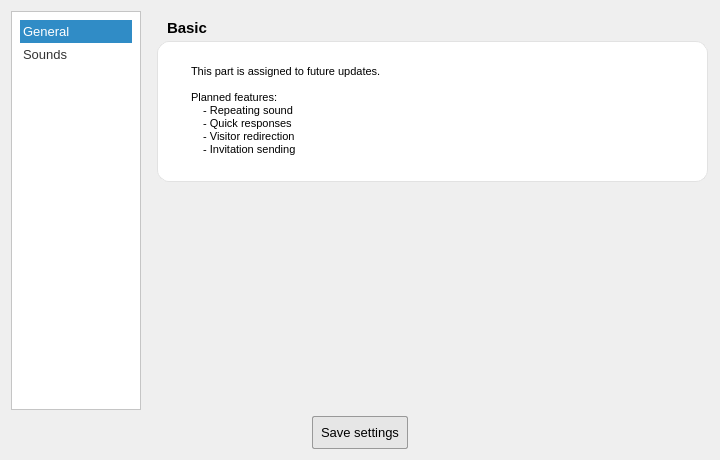
<?xml version="1.0" encoding="UTF-8"?>
<ui version="4.0">
 <class>SettingsWindow</class>
 <widget class="QWidget" name="SettingsWindow">
  <property name="geometry">
   <rect>
    <x>0</x>
    <y>0</y>
    <width>720</width>
    <height>460</height>
   </rect>
  </property>
  <property name="windowTitle">
   <string>Form</string>
  </property>
  <property name="windowIcon">
   <iconset resource="Images.qrc">
    <normaloff>:/Images/Settings/settings32.png</normaloff>:/Images/Settings/settings32.png</iconset>
  </property>
  <property name="styleSheet">
   <string notr="true">#frame{
    background-color: white;
    border-style: solid;
    border-width: 1px;
    border-color: #e2e2e2;
	border-radius: 12px;
}</string>
  </property>
  <layout class="QGridLayout" name="gridLayout_2">
   <item row="1" column="0">
    <layout class="QHBoxLayout" name="horizontalLayout">
     <item>
      <spacer name="horizontalSpacer">
       <property name="orientation">
        <enum>Qt::Horizontal</enum>
       </property>
       <property name="sizeHint" stdset="0">
        <size>
         <width>60</width>
         <height>20</height>
        </size>
       </property>
      </spacer>
     </item>
     <item>
      <widget class="QPushButton" name="cmdSave">
       <property name="font">
        <font>
         <pointsize>10</pointsize>
        </font>
       </property>
       <property name="styleSheet">
        <string notr="true">QPushButton{
	padding: 8px;
	border-style: solid;
	border-width: 1px;
	border-radius: 2px;
    border-color: #999999;
	background-color: #e6e6e6;
   
}</string>
       </property>
       <property name="text">
        <string>Save settings</string>
       </property>
      </widget>
     </item>
     <item>
      <spacer name="horizontalSpacer_2">
       <property name="orientation">
        <enum>Qt::Horizontal</enum>
       </property>
       <property name="sizeHint" stdset="0">
        <size>
         <width>40</width>
         <height>20</height>
        </size>
       </property>
      </spacer>
     </item>
    </layout>
   </item>
   <item row="0" column="0">
    <layout class="QGridLayout" name="gridLayout">
     <item row="0" column="0">
      <widget class="QListWidget" name="list">
       <property name="sizePolicy">
        <sizepolicy hsizetype="Preferred" vsizetype="Expanding">
         <horstretch>0</horstretch>
         <verstretch>0</verstretch>
        </sizepolicy>
       </property>
       <property name="maximumSize">
        <size>
         <width>130</width>
         <height>16777215</height>
        </size>
       </property>
       <property name="font">
        <font>
         <pointsize>10</pointsize>
        </font>
       </property>
       <property name="styleSheet">
        <string notr="true">*{
	background: white;
}

QListWidget{
	padding: 8px;
    color: #333;
}

QListWidget::item{
    padding: 4px;
}</string>
       </property>
       <property name="currentRow">
        <number>0</number>
       </property>
       <item>
        <property name="text">
         <string>General</string>
        </property>
       </item>
       <item>
        <property name="text">
         <string>Sounds</string>
        </property>
       </item>
      </widget>
     </item>
     <item row="0" column="1">
      <widget class="QStackedWidget" name="stack">
       <property name="sizePolicy">
        <sizepolicy hsizetype="Expanding" vsizetype="Expanding">
         <horstretch>0</horstretch>
         <verstretch>0</verstretch>
        </sizepolicy>
       </property>
       <property name="currentIndex">
        <number>0</number>
       </property>
       <widget class="QWidget" name="page">
        <widget class="QLabel" name="label">
         <property name="geometry">
          <rect>
           <x>20</x>
           <y>10</y>
           <width>46</width>
           <height>13</height>
          </rect>
         </property>
         <property name="font">
          <font>
           <pointsize>11</pointsize>
           <weight>75</weight>
           <bold>true</bold>
          </font>
         </property>
         <property name="text">
          <string>Basic</string>
         </property>
        </widget>
        <widget class="QFrame" name="frame">
         <property name="geometry">
          <rect>
           <x>10</x>
           <y>30</y>
           <width>551</width>
           <height>141</height>
          </rect>
         </property>
         <property name="frameShape">
          <enum>QFrame::StyledPanel</enum>
         </property>
         <property name="frameShadow">
          <enum>QFrame::Raised</enum>
         </property>
         <widget class="QTextEdit" name="textEdit">
          <property name="geometry">
           <rect>
            <x>30</x>
            <y>20</y>
            <width>491</width>
            <height>101</height>
           </rect>
          </property>
          <property name="frameShape">
           <enum>QFrame::NoFrame</enum>
          </property>
          <property name="readOnly">
           <bool>true</bool>
          </property>
          <property name="html">
           <string>&lt;!DOCTYPE HTML PUBLIC &quot;-//W3C//DTD HTML 4.0//EN&quot; &quot;http://www.w3.org/TR/REC-html40/strict.dtd&quot;&gt;
&lt;html&gt;&lt;head&gt;&lt;meta name=&quot;qrichtext&quot; content=&quot;1&quot; /&gt;&lt;style type=&quot;text/css&quot;&gt;
p, li { white-space: pre-wrap; }
&lt;/style&gt;&lt;/head&gt;&lt;body style=&quot; font-family:'MS Shell Dlg 2'; font-size:8.25pt; font-weight:400; font-style:normal;&quot;&gt;
&lt;p style=&quot; margin-top:0px; margin-bottom:0px; margin-left:0px; margin-right:0px; -qt-block-indent:0; text-indent:0px;&quot;&gt;&lt;span style=&quot; font-size:8pt;&quot;&gt;This part is assigned to future updates.&lt;/span&gt;&lt;/p&gt;
&lt;p style=&quot;-qt-paragraph-type:empty; margin-top:0px; margin-bottom:0px; margin-left:0px; margin-right:0px; -qt-block-indent:0; text-indent:0px; font-size:8pt;&quot;&gt;&lt;br /&gt;&lt;/p&gt;
&lt;p style=&quot; margin-top:0px; margin-bottom:0px; margin-left:0px; margin-right:0px; -qt-block-indent:0; text-indent:0px;&quot;&gt;&lt;span style=&quot; font-size:8pt;&quot;&gt;Planned features:&lt;/span&gt;&lt;/p&gt;
&lt;p style=&quot; margin-top:0px; margin-bottom:0px; margin-left:0px; margin-right:0px; -qt-block-indent:0; text-indent:0px;&quot;&gt;&lt;span style=&quot; font-size:8pt;&quot;&gt;    - Repeating sound&lt;/span&gt;&lt;/p&gt;
&lt;p style=&quot; margin-top:0px; margin-bottom:0px; margin-left:0px; margin-right:0px; -qt-block-indent:0; text-indent:0px;&quot;&gt;&lt;span style=&quot; font-size:8pt;&quot;&gt;    - Quick responses&lt;/span&gt;&lt;/p&gt;
&lt;p style=&quot; margin-top:0px; margin-bottom:0px; margin-left:0px; margin-right:0px; -qt-block-indent:0; text-indent:0px;&quot;&gt;&lt;span style=&quot; font-size:8pt;&quot;&gt;    - Visitor redirection&lt;/span&gt;&lt;/p&gt;
&lt;p style=&quot; margin-top:0px; margin-bottom:0px; margin-left:0px; margin-right:0px; -qt-block-indent:0; text-indent:0px;&quot;&gt;&lt;span style=&quot; font-size:8pt;&quot;&gt;    - Invitation sending&lt;/span&gt;&lt;/p&gt;&lt;/body&gt;&lt;/html&gt;</string>
          </property>
         </widget>
        </widget>
       </widget>
       <widget class="QWidget" name="page_2">
        <widget class="QCheckBox" name="chkEnableSound_2">
         <property name="geometry">
          <rect>
           <x>10</x>
           <y>20</y>
           <width>521</width>
           <height>17</height>
          </rect>
         </property>
         <property name="text">
          <string>Enable sounds</string>
         </property>
        </widget>
       </widget>
      </widget>
     </item>
    </layout>
   </item>
  </layout>
 </widget>
 <resources>
  <include location="Images.qrc"/>
 </resources>
 <connections/>
</ui>
